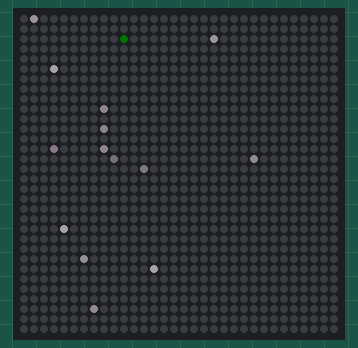
Recording of a program running on a simulated ESP32. On the bench: 32×32 RGB LED matrix (first LED top left, wired row by row). Dim RGB values are drawn brighter than linear; random numbers use the default seed unless the program sets one.

Above: at 0.19 s.
At 6.42 s:
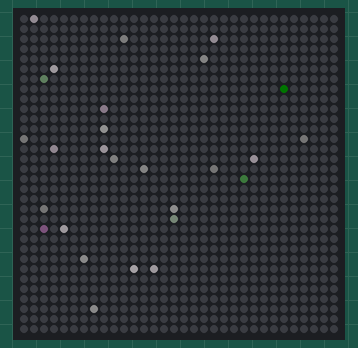
At 18.49 s:
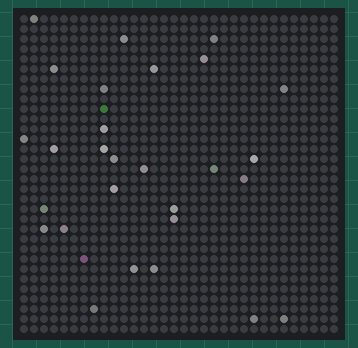
At 39.0 s:
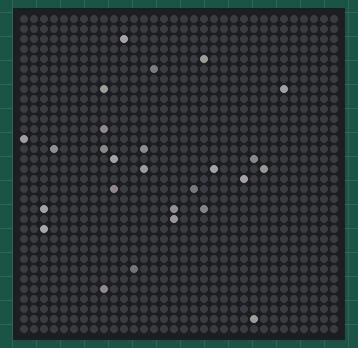

The program:

main.cpp
```cpp
#include <Adafruit_GFX.h>
#include <Adafruit_NeoMatrix.h>
#include <Adafruit_NeoPixel.h>
#include <Arduino.h>
#include <math.h>

#include "ledpanel/display.h"
#include "ledpanel/scene.h"
#include "ledpanel/simulation.h"
#include "ledpanel/simulations/fireflies.h"
#include "ledpanel/simulations/galaxy.h"
#include "ledpanel/simulations/life.h"
#include "ledpanel/time.h"

#define PIN 23

using pos_t = ledpanel::pos_t;
using Color = ledpanel::Color;

Adafruit_NeoMatrix matrix = Adafruit_NeoMatrix(
    8, 8, 4, 4, PIN,
    NEO_TILE_TOP + NEO_TILE_RIGHT + NEO_TILE_PROGRESSIVE + NEO_TILE_ZIGZAG +
        NEO_MATRIX_BOTTOM + NEO_MATRIX_RIGHT + NEO_MATRIX_ZIGZAG +
        NEO_MATRIX_COLUMNS,
    NEO_GRB + NEO_KHZ800);

const uint16_t colors[] = {matrix.Color(255, 0, 0), matrix.Color(0, 255, 0),
                           matrix.Color(0, 0, 255)};

class LedPanelDisplay : public ledpanel::Display {
 public:
  void DrawPixel(pos_t y, pos_t x, const Color &c) override {
    matrix.drawPixel(x, y, matrix.Color(c.r, c.g, c.b));
    // Serial.printf("Drew pixel %d %d %d\n", y, x, c.r);
  };

  pos_t GetHeight() const override {
    return matrix.height();
  }

  pos_t GetWidth() const override {
    return matrix.width();
  }
};

LedPanelDisplay led_panel_display;

class ArduinoTimeProvider : public ledpanel::TimeProvider {
 public:
  ledpanel::time_t GetMillis() const override {
    return millis();
  }
};

class ArduinoRandomProvider : public ledpanel::RandomProvider {
 public:
  int RandInt(int min, int max) override {
    return min + random(max - min);
  }
  float Rand() override {
    return static_cast<float>(random(1 << 15)) / (1 << 15);
  }
};

ArduinoTimeProvider time_provider;
ArduinoRandomProvider random_provider;

#define N_STARS 32

ledpanel::Scene *scene = NULL;

void setup() {
  Serial.begin(9600);

  scene = new ledpanel::simulations::Galaxy(&time_provider, &random_provider,
                                            &led_panel_display, N_STARS);
  // scene =
  //     new ledpanel::simulations::GameOfLife(&time_provider,
  //     &random_provider);
  // scene = new ledpanel::simulations::Fireflies(&random_provider);

  matrix.begin();
  matrix.setTextWrap(false);
  matrix.setBrightness(40);
  matrix.setTextColor(colors[0]);
  matrix.drawPixel(0, 0, colors[0]);
  matrix.drawRect(0, 0, 4, 4, colors[1]);
}

unsigned long last_millis = millis();

void loop() {
  unsigned long current_millis = millis();

  matrix.fillScreen(0);

  scene->Update(current_millis - last_millis);
  scene->Render(&led_panel_display);

  last_millis = current_millis;

  matrix.show();
  // delay(100);
}
```

lp_config.h
```cpp
#ifndef _LP_CONFIG_H_
#define _LP_CONFIG_H_

#define LP_DISPLAY_HEIGHT 32
#define LP_DISPLAY_WIDTH 32

#endif
```
